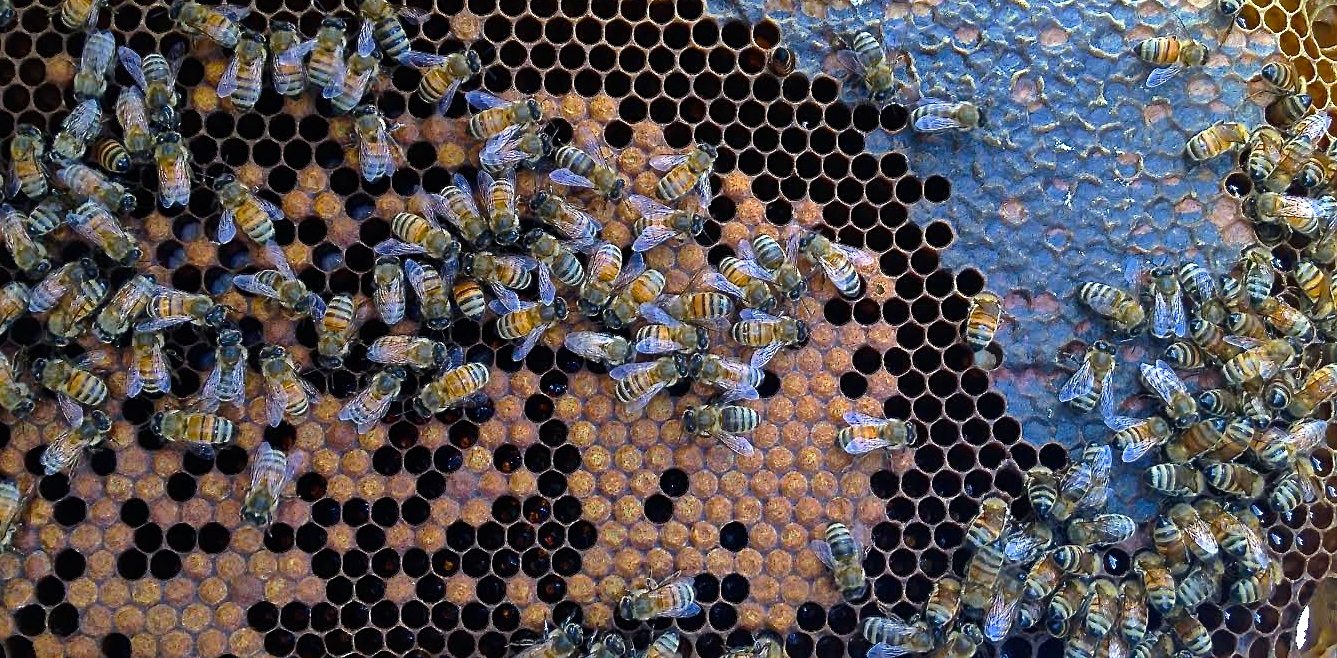
#> input picture bees.jpg, 1337 x 658 px
$ python -i getImage.py   (imports and definitions only)   (Python 2 division)
#> lines starting #> are read from the running program, lines starting #| are printed output that depends on the picture; after the words box and inside, x2 and y2 are one past the last pixel; in counts of white or black regions, pixels touching at a corner belong together
# My first whack at using computer vision to analyze a frame of honeybees.
# reference:https://opencv-python-tutroals.readthedocs.org/en/latest/py_tutorials/py_imgproc/py_thresholding/py_thresholding.html#thresholding
#smoothing:https://opencv-python-tutroals.readthedocs.org/en/latest/py_tutorials/py_imgproc/py_filtering/py_filtering.html#filtering
import cv2
import cv2.cv as cv
import numpy as np
import matplotlib
from matplotlib import pyplot as plt

class BeeAnalyze:
	def __init__(self,fileName):
#> called with fileName = 'bees.jpg'
		self.img = cv2.imread(fileName,0)
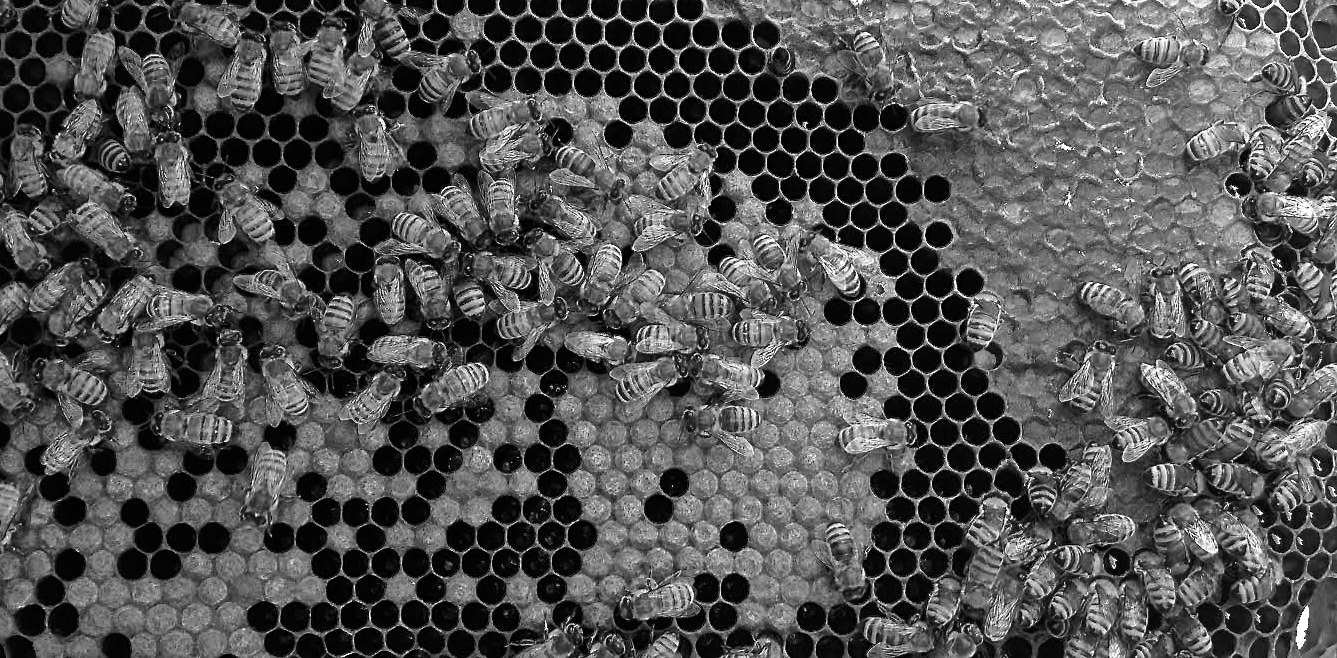
#> self.img: shape (658, 1337); min 0, max 255, mean 82.5

	def crop(self,xStart,yStart,xWidth,yWidth):
		self.img = self.img[yStart:(yStart+yWidth), xStart:(xStart+xWidth)] # Crop from x, y, w, h -> 100, 200, 300, 400
		# NOTE: its img[y: y + h, x: x + w] and *not* img[x: x + w, y: y + h]

	# [6 lines left out: function resize, not called in this run]

	def smooth(self):
		kernel = np.ones((5,5),np.float32)/25
		self.img = cv2.filter2D(self.img,-1,kernel)

	# [14 lines left out: function show, not called in this run]

	def simpleThresh(self):
		img = self.img
		ret,thresh1 = cv2.threshold(img,127,255,cv2.THRESH_BINARY)
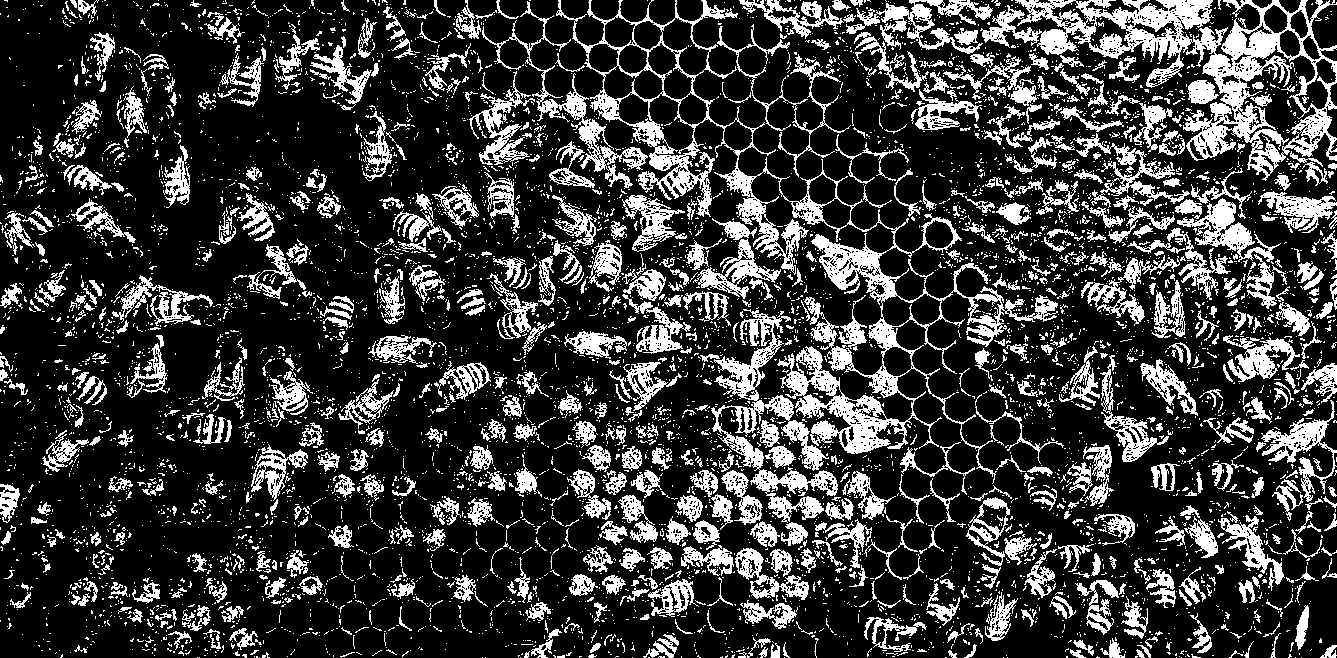
#> thresh1: shape (658, 1337); 23% white; 7027 white regions (6221 under 20 px), largest, box (x1, y1, x2, y2) and area: (556, 0, 1058, 484) 21415, (980, 0, 1337, 181) 16785, (711, 309, 838, 523) 6339
		ret,thresh2 = cv2.threshold(img,127,255,cv2.THRESH_BINARY_INV)
		ret,thresh3 = cv2.threshold(img,127,255,cv2.THRESH_TRUNC)
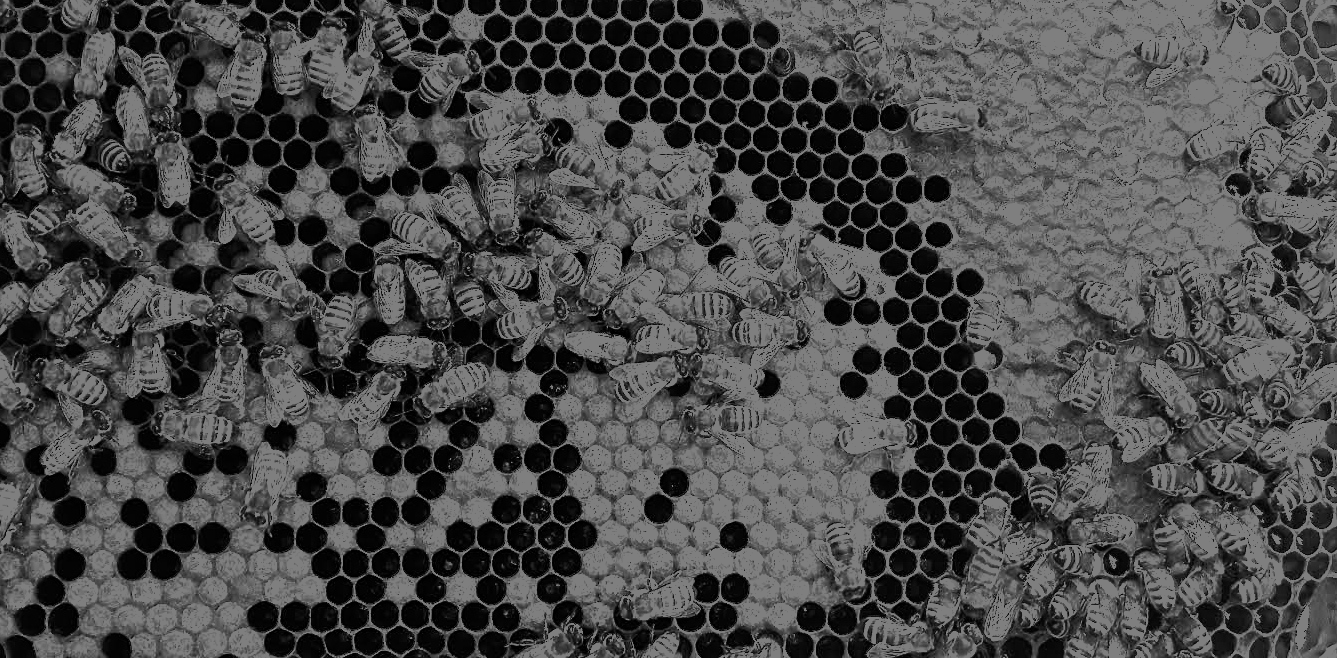
#> thresh3: shape (658, 1337); min 0, max 127, mean 74.2
		ret,thresh4 = cv2.threshold(img,127,255,cv2.THRESH_TOZERO)
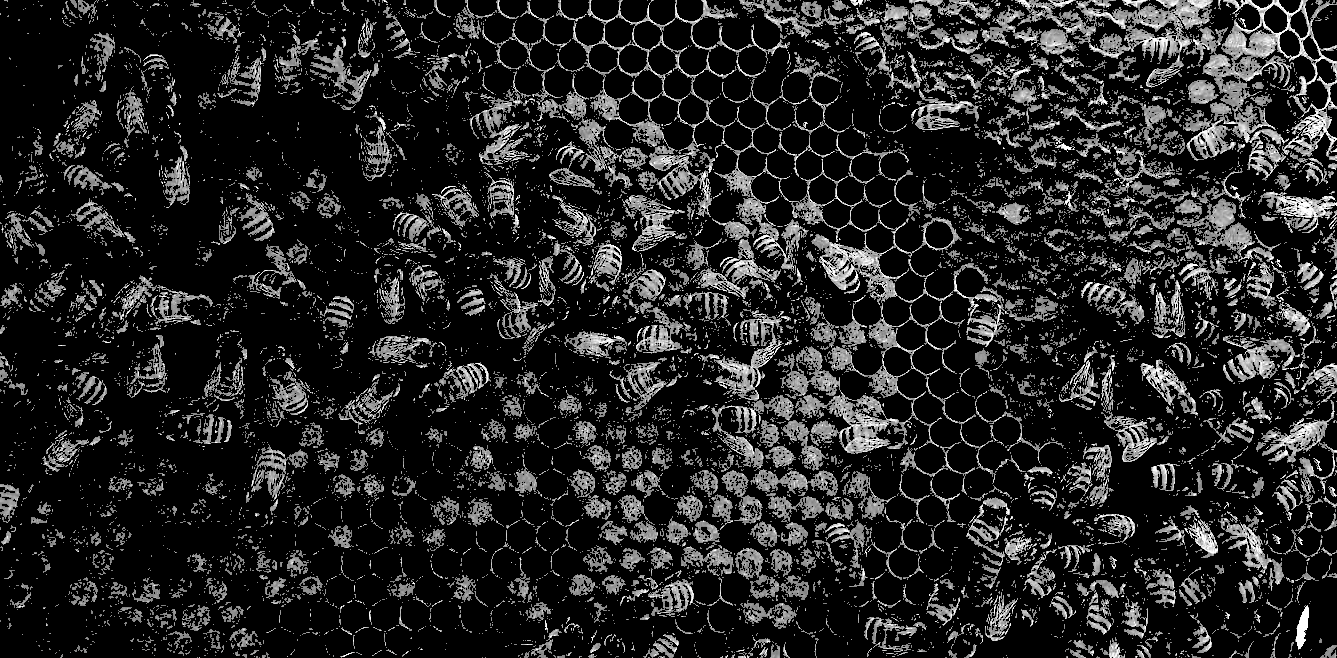
#> thresh4: shape (658, 1337); min 0, max 255, mean 37.5
		ret,thresh5 = cv2.threshold(img,127,255,cv2.THRESH_TOZERO_INV)
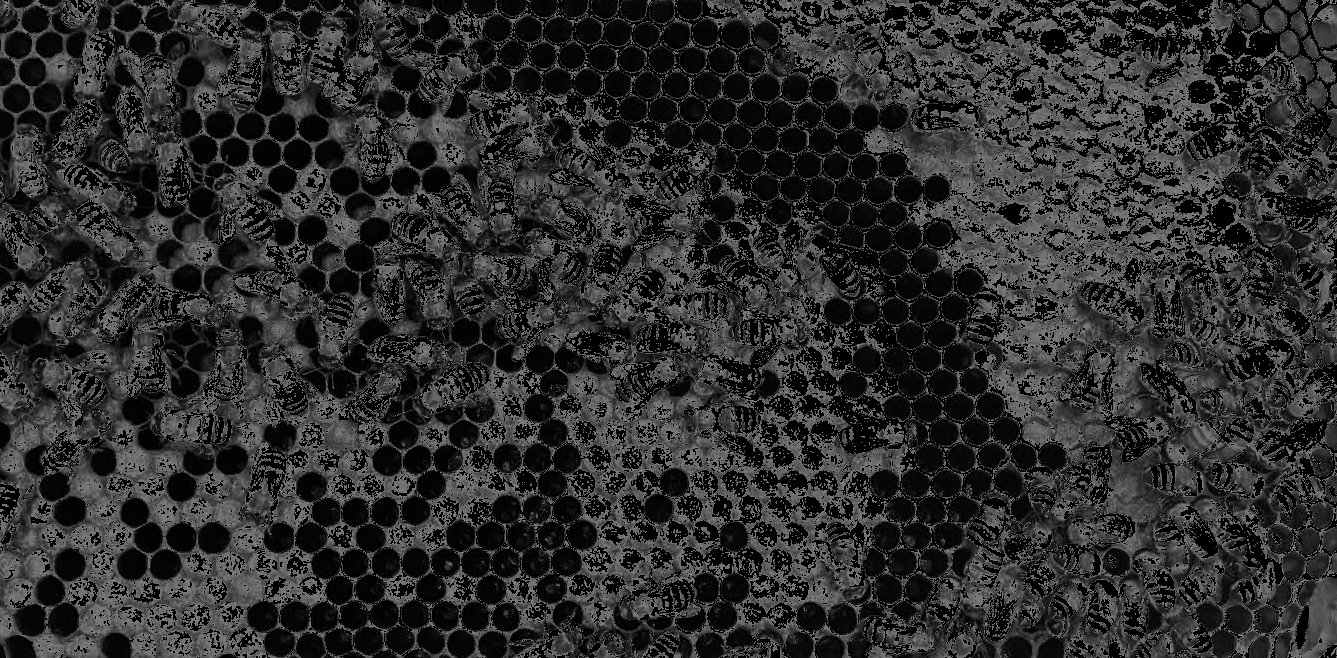
#> thresh5: shape (658, 1337); min 0, max 127, mean 45

		titles = ['Original Image','BINARY','BINARY_INV','TRUNC','TOZERO','TOZERO_INV']
		images = [img, thresh1, thresh2, thresh3, thresh4, thresh5]

		for i in xrange(6):
			plt.subplot(2,3,i+1),plt.imshow(images[i],'gray')
			plt.title(titles[i])
			plt.xticks([]),plt.yticks([])

		plt.show()

	# [82 lines left out: functions adaptiveThresh, otsuBinary, houghCircle, not called in this run]

	def histogram(self):
		plt.hist(self.img.ravel(),256,[0,256]); plt.show()

	def cannyEdge(self):
		self.img = cv2.Canny(self.img,100,200)

	# [19 lines left out: function drawCircle, not called in this run]

fileName = 'bees.jpg'
bee = BeeAnalyze(fileName)
# [4 lines of commented-out code are left out]

>>> result = BeeAnalyze('bees.jpg').simpleThresh()
